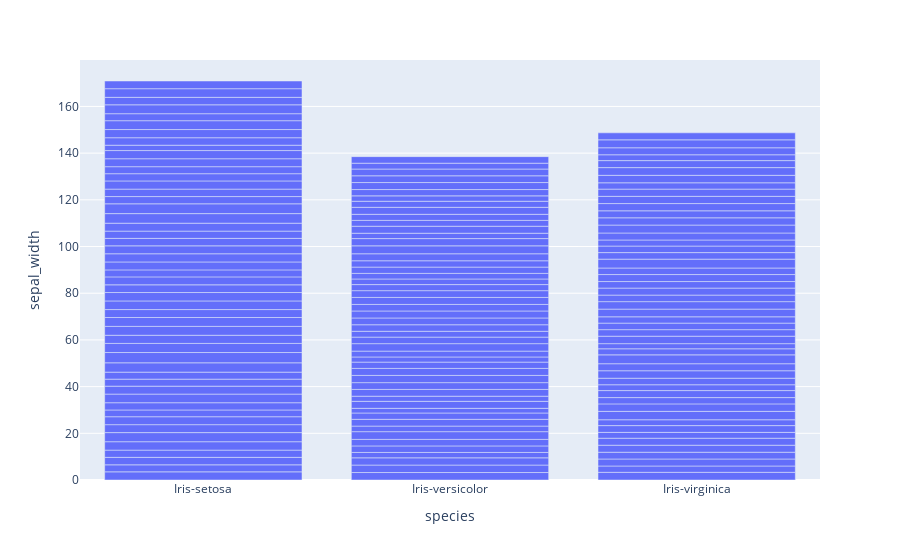

The notebook cell saved with this chart:
### Code cell
px.bar (iris , x = 'species' , y = 'sepal_width' )

### Figure 1 — Plotly figure (JSON) as saved in the notebook; plotly's stock layout.template omitted (floating-point values rounded to 4 significant figures; data arrays with more than 128 entries replaced by an {"elided": "..."} marker saying what was removed)
{"data": [{"alignmentgroup": "True", "hovertemplate": "species=%{x}<br>sepal_width=%{y}<extra></extra>", "legendgroup": "", "marker": {"color": "#636efa", "pattern": {"shape": ""}}, "name": "", "offsetgroup": "", "orientation": "v", "showlegend": false, "textposition": "auto", "type": "bar", "x": {"elided": "150 str values"}, "xaxis": "x", "y": {"elided": "150 float values"}, "yaxis": "y"}], "layout": {"barmode": "relative", "legend": {"tracegroupgap": 0}, "margin": {"t": 60}, "xaxis": {"anchor": "y", "domain": [0, 1], "title": {"text": "species"}}, "yaxis": {"anchor": "x", "domain": [0, 1], "title": {"text": "sepal_width"}}}}
